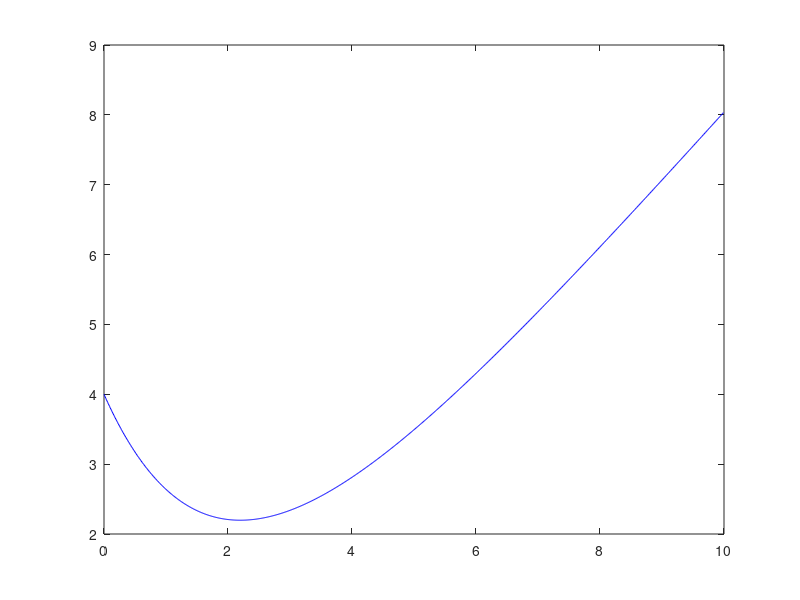

The MATLAB script that drew this image:
function eulerModificado

y0=4; t0=0; %valores iniciales
Dt=0.01; %incremento de tiempo
N_Dt=1000; % cantidad de Dt a realizar

%Dimensionamiento
t = zeros(N_Dt,1); %vector para tiempo
y = zeros(N_Dt,1); %vector para y(t)

%Inicialización
t(1)=t0;
y(1)=y0;

w=1; %El euler modificado lleva w=1 y el mejorado lleva w=0.5

for j=1 : N_Dt-1

k1 = Dt*(-(1/2)*y(j) + (1/2)*t(j));
yg = y(j) + k1/(2*w);
tg = t(j) + Dt/(2*w);
k2 = Dt*(-(1/2)*yg + (1/2)*tg);
y(j+1) = y(j)+(1-w)*k1+w*k2;
t(j+1) = t(j)+Dt;
end

% Graficación
figure(1)
plot(t,y(:,1),'b');

endfunction

